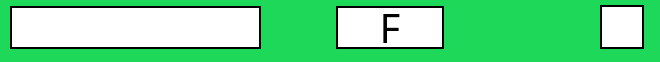
       <widget class="QWidget" name="key17" native="true">
        <property name="sizePolicy">
         <sizepolicy hsizetype="Preferred" vsizetype="Fixed">
          <horstretch>0</horstretch>
          <verstretch>0</verstretch>
         </sizepolicy>
        </property>
        <property name="minimumSize">
         <size>
          <width>0</width>
          <height>55</height>
         </size>
        </property>
        <property name="maximumSize">
         <size>
          <width>16777215</width>
          <height>90</height>
         </size>
        </property>
        <property name="cursor">
         <cursorShape>PointingHandCursor</cursorShape>
        </property>
        <property name="styleSheet">
         <string notr="true">background-color: rgb(30, 217, 89);
</string>
        </property>
        <widget class="QLineEdit" name="game_command17">
         <property name="geometry">
          <rect>
           <x>10</x>
           <y>6</y>
           <width>251</width>
           <height>43</height>
          </rect>
         </property>
         <property name="sizePolicy">
          <sizepolicy hsizetype="Expanding" vsizetype="Preferred">
           <horstretch>0</horstretch>
           <verstretch>0</verstretch>
          </sizepolicy>
         </property>
         <property name="minimumSize">
          <size>
           <width>0</width>
           <height>43</height>
          </size>
         </property>
         <property name="maximumSize">
          <size>
           <width>16777215</width>
           <height>16777215</height>
          </size>
         </property>
         <property name="font">
          <font>
           <family>Berlin Sans FB</family>
           <pointsize>20</pointsize>
          </font>
         </property>
         <property name="styleSheet">
          <string notr="true">background-color: rgb(255, 255, 255);
color: rgb(0, 0, 0);
border-style: solid;
border-width: 2px;
border-color: black;</string>
         </property>
         <property name="inputMask">
          <string notr="true"/>
         </property>
         <property name="maxLength">
          <number>16</number>
         </property>
         <property name="alignment">
          <set>Qt::AlignCenter</set>
         </property>
        </widget>
        <widget class="QLabel" name="key_17_name">
         <property name="geometry">
          <rect>
           <x>336</x>
           <y>6</y>
           <width>108</width>
           <height>43</height>
          </rect>
         </property>
         <property name="font">
          <font>
           <family>Berlin Sans FB</family>
           <pointsize>30</pointsize>
          </font>
         </property>
         <property name="styleSheet">
          <string notr="true">background-color: rgb(255, 255, 255);
border-style: solid;
border-width: 2px;
border-color: black;</string>
         </property>
         <property name="text">
          <string>F</string>
         </property>
         <property name="alignment">
          <set>Qt::AlignCenter</set>
         </property>
        </widget>
        <widget class="QCheckBox" name="checkBoxF">
         <property name="geometry">
          <rect>
           <x>600</x>
           <y>2</y>
           <width>51</width>
           <height>51</height>
          </rect>
         </property>
         <property name="styleSheet">
          <string notr="true">QCheckBox::indicator {
     width: 40px;
     height: 40px;
	border-style: solid;
    border-width: 2px;
    border-color: black;
}

QCheckBox::indicator:checked {
 background-color: rgb(7, 113, 240);
}
QCheckBox::indicator:unchecked {
    background-color: rgb(255, 255, 255);
}
</string>
         </property>
         <property name="text">
          <string/>
         </property>
         <property name="iconSize">
          <size>
           <width>23</width>
           <height>28</height>
          </size>
         </property>
         <property name="checkable">
          <bool>true</bool>
         </property>
        </widget>
       </widget>
